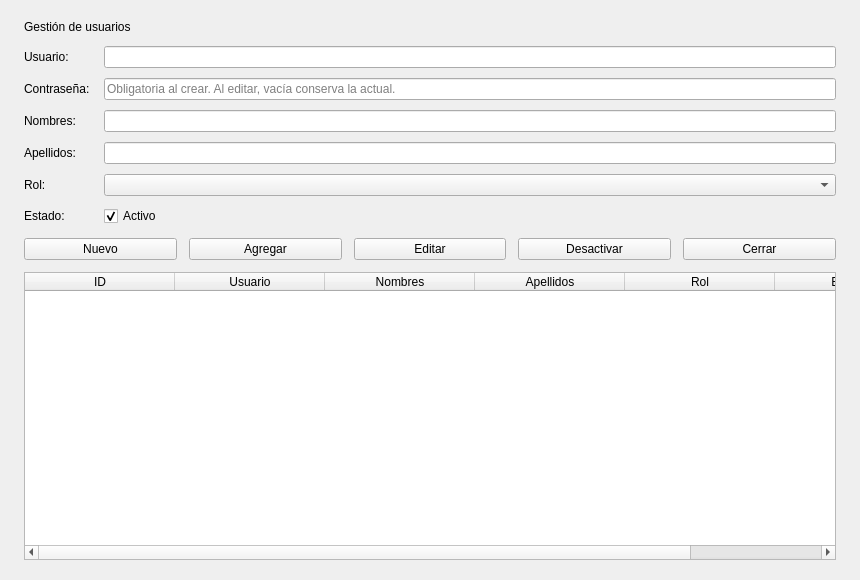
<?xml version="1.0" encoding="UTF-8"?>
<ui version="4.0"><class>VentanaUsuarios</class>
<widget class="QDialog" name="VentanaUsuarios">
<property name="geometry"><rect><x>0</x><y>0</y><width>860</width><height>580</height></rect></property>
<property name="windowTitle"><string>Gestión de usuarios</string></property>
<layout class="QVBoxLayout" name="layoutPrincipal"><property name="spacing"><number>12</number></property><property name="leftMargin"><number>24</number></property><property name="topMargin"><number>20</number></property><property name="rightMargin"><number>24</number></property><property name="bottomMargin"><number>20</number></property><item><widget class="QLabel" name="lblEncabezado"><property name="text"><string>Gestión de usuarios</string></property></widget></item>
<item><layout class="QFormLayout" name="layoutFormulario"><property name="horizontalSpacing"><number>14</number></property><property name="verticalSpacing"><number>10</number></property><item row="0" column="0"><widget class="QLabel" name="lblNombreUsuario"><property name="text"><string>Usuario:</string></property></widget></item><item row="0" column="1"><widget class="QLineEdit" name="txtNombreUsuario"><property name="maxLength"><number>50</number></property></widget></item><item row="1" column="0"><widget class="QLabel" name="lblContrasena"><property name="text"><string>Contraseña:</string></property></widget></item><item row="1" column="1"><widget class="QLineEdit" name="txtContrasena"><property name="echoMode"><enum>QLineEdit::EchoMode::Password</enum></property><property name="placeholderText"><string>Obligatoria al crear. Al editar, vacía conserva la actual.</string></property></widget></item><item row="2" column="0"><widget class="QLabel" name="lblNombres"><property name="text"><string>Nombres:</string></property></widget></item><item row="2" column="1"><widget class="QLineEdit" name="txtNombres"><property name="maxLength"><number>75</number></property></widget></item><item row="3" column="0"><widget class="QLabel" name="lblApellidos"><property name="text"><string>Apellidos:</string></property></widget></item><item row="3" column="1"><widget class="QLineEdit" name="txtApellidos"><property name="maxLength"><number>75</number></property></widget></item><item row="4" column="0"><widget class="QLabel" name="lblTipoUsuario"><property name="text"><string>Rol:</string></property></widget></item><item row="4" column="1"><widget class="QComboBox" name="cmbTipoUsuario"/></item><item row="5" column="0"><widget class="QLabel" name="lblEstado"><property name="text"><string>Estado:</string></property></widget></item><item row="5" column="1"><widget class="QCheckBox" name="chkEstado"><property name="text"><string>Activo</string></property><property name="checked"><bool>true</bool></property></widget></item></layout></item><item><layout class="QHBoxLayout" name="layoutBotones"><item><widget class="QPushButton" name="btnNuevo"><property name="text"><string>Nuevo</string></property><property name="autoDefault"><bool>false</bool></property></widget></item><item><widget class="QPushButton" name="btnAgregar"><property name="text"><string>Agregar</string></property><property name="autoDefault"><bool>false</bool></property></widget></item><item><widget class="QPushButton" name="btnEditar"><property name="text"><string>Editar</string></property><property name="autoDefault"><bool>false</bool></property></widget></item><item><widget class="QPushButton" name="btnEliminar"><property name="text"><string>Desactivar</string></property><property name="autoDefault"><bool>false</bool></property></widget></item><item><widget class="QPushButton" name="btnCerrar"><property name="text"><string>Cerrar</string></property><property name="autoDefault"><bool>false</bool></property></widget></item></layout></item><item><widget class="QTableWidget" name="tblUsuarios"><property name="editTriggers"><set>QAbstractItemView::EditTrigger::NoEditTriggers</set></property>
<property name="selectionMode"><enum>QAbstractItemView::SelectionMode::SingleSelection</enum></property>
<property name="selectionBehavior"><enum>QAbstractItemView::SelectionBehavior::SelectRows</enum></property><property name="alternatingRowColors"><bool>true</bool></property><property name="showGrid"><bool>false</bool></property>
<attribute name="horizontalHeaderStretchLastSection"><bool>true</bool></attribute><attribute name="verticalHeaderVisible"><bool>false</bool></attribute><attribute name="horizontalHeaderDefaultSectionSize"><number>150</number></attribute><column><property name="text"><string>ID</string></property></column><column><property name="text"><string>Usuario</string></property></column><column><property name="text"><string>Nombres</string></property></column><column><property name="text"><string>Apellidos</string></property></column><column><property name="text"><string>Rol</string></property></column><column><property name="text"><string>Estado</string></property></column></widget></item></layout></widget><resources/><connections/></ui>
